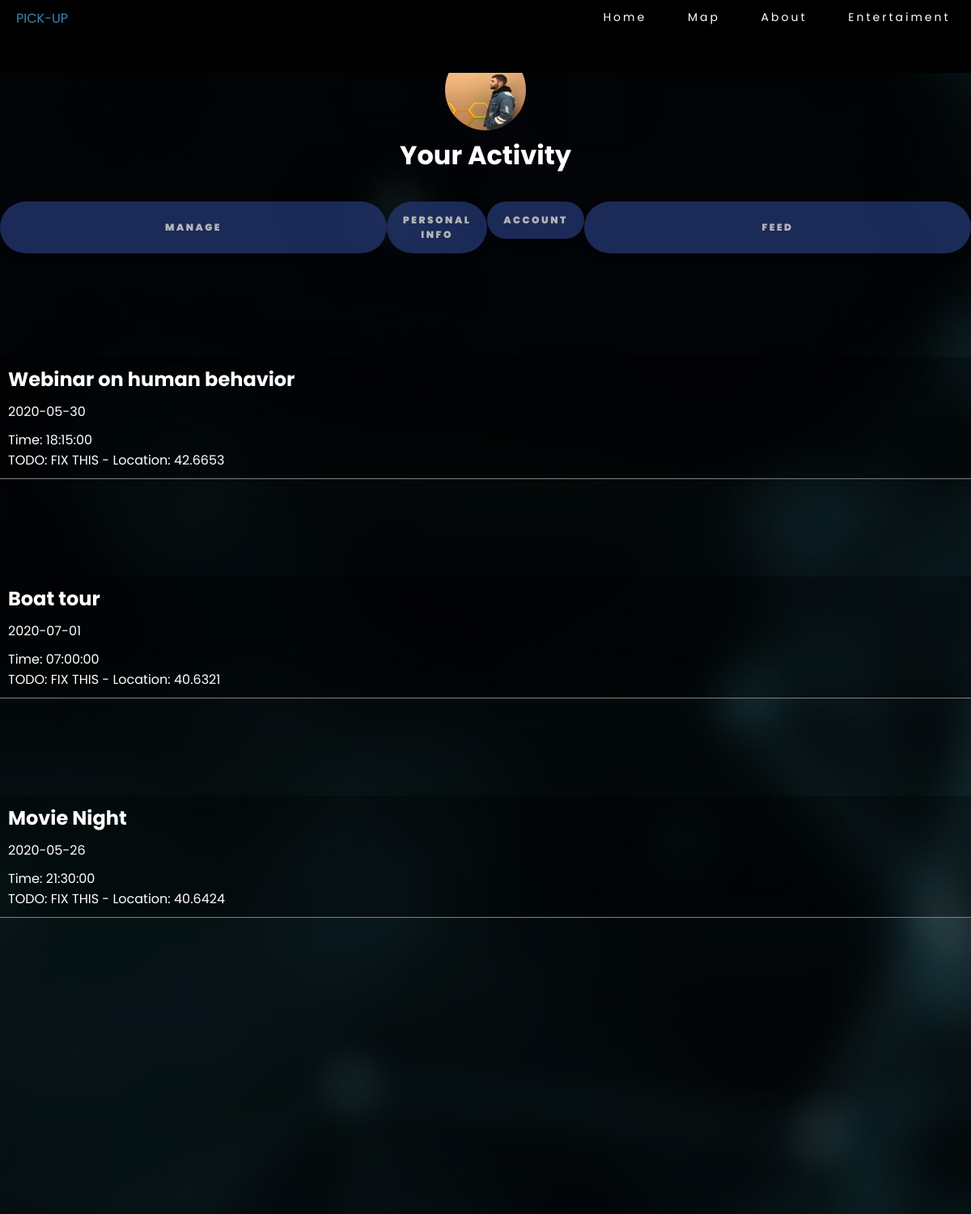
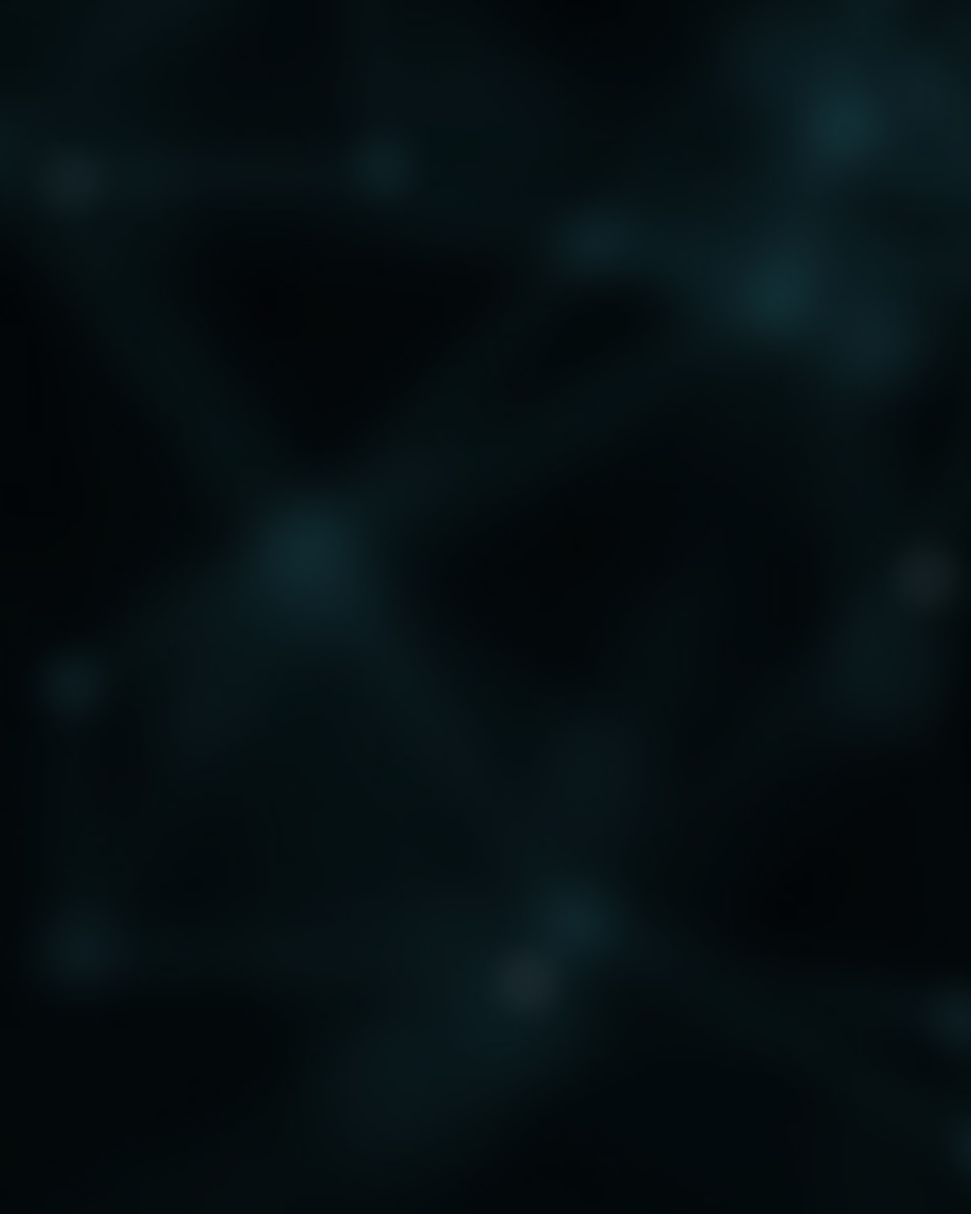
Page /your-activity.php (signed in) on the committed database (2 pictures, top to bottom).
### tables this page shows
CREATE TABLE `events` (
  `event_id` varchar(13) NOT NULL,
  `date_of_event` date NOT NULL,
  `time_of_event` time NOT NULL,
  `subject` varchar(30) DEFAULT NULL,
  `max_users` int(11) DEFAULT NULL,
  `duration_of_event` time DEFAULT NULL,
  `date_of_posting` timestamp NOT NULL DEFAULT CURRENT_TIMESTAMP ON UPDATE CURRENT_TIMESTAMP,
  `lat` float DEFAULT NULL,
  `lng` float DEFAULT NULL,
  `description` longtext NOT NULL,
  `creator` varchar(30) NOT NULL
);

### authenticate.php (called while the page is built, shortened)
<?php
require_once('database.php');
require_once('query_auth.php');
function get_username(){
    if(isset($_SESSION['username'])){
        $u = $_SESSION['username'];
        return $u;
    }
    else{
        return 'avatar';
    }
}
?>

### database.php (called while the page is built, shortened)
    <?php
	function db_connect(){
    $servername = "localhost";
    $username = "learta";
    $password = "123";
	$dbname = "cwtest1";
	$conn = mysqli_connect($servername, $username,$password,$dbname);
		return $conn;
	}
?>

### query_auth.php (called while the page is built, shortened)
<?php
function get_UserEvents($username)
{
    $conn = db_connect();
    $sql = "SELECT * from events
            where events.event_id in
            (select event_id from isin where user_id = '$username');";
    $result = $conn->query($sql);
    return makeEvent($result);
}
function makeEvent($result){
    if ($result->num_rows > 0) {
        $events = array();
        for ($x = 0; $x < $result->num_rows; $x++) {
            $row = $result->fetch_assoc();
            $event_id = $row["event_id"];
            $date = $row["date_of_event"];
            $time = $row["time_of_event"];
            $title = $row["subject"];
            $lat = $row["lat"];
            $lng = $row["lng"];
            $description = $row["description"];
            $creator = $row["creator"];
            $max_users = $row["max_users"];
            $event = new Event($event_id, $date, $time, $title, $lat,$lng,$description, $creator,$max_users);
            array_push($events, $event);
        }
        return $events;
    }
}
class Event
{
    public $event_id, $date, $time, $title, $lat, $lng, $description, $creator, $max_users;
    function __construct($event_id, $date, $time, $title, $lat, $lng, $description,$creator, $max_users)
    {
        $this->date = $date;
        $this->time = $time;
        $this->title = $title;
        $this->lat = $lat;
    }
    function get_date()
    {
        return $this->date;
    }
    function get_time()
    {
        return $this->time;
    }
    function get_lat()
    {
        return $this->lat;
    }
    function get_title()
    {
        return $this->title;
    }
}
?>

### your-activity.php (the view, shortened to what this page needs)
<!DOCTYPE html>
<html lang="en">
    <head>
         <link rel="stylesheet" href="loginstyle.css">
        <link rel="stylesheet" href="style.css">
        <link rel="stylesheet" href="accountstyle.css">
    </head>
    <body>
        <nav>
            <div class ="logo">
              PICK-UP
            </div>
        <ul class = "nav-links">
            <li> <a href = "landing.php"> Home</a></li>
            <li> <a href = "Map.php"> Map</a></li>
            <li> <a href = "about.html"> About</a></li>
            <li> <a href = "#"> Entertaiment</a></li>
        </ul>
        </nav>
<div class='accontainer'>
<br>
    <?php
  require_once('authenticate.php');
 $u = get_username();
 echo (isset($_SESSION['username']) ?  "<img class='circular--square' src='images/$u.jpg'style=' position: relative;
  width: 100px;
  height:100px;
  overflow: hidden;
  border-radius: 50%; margin-top:3%;'>" :  "<img class='circular--square' src='images/avatar.png' style='margin-top:2%;'>");
      ?>
    <br>
      <h1><?php echo (isset($_SESSION['username']) ?"<p style='color:;'>Your Activity</p>" : ""); ?></h1>
     <br>
      <div class="accnav">
        <button class="manage"><stong>Manage</stong></button>
        <?php
       echo (isset($_SESSION['username']) ? "<a href = 'personal-info.php'><button class='personal-info'>Personal Info</button></a>"
       :"<button class = 'personalinfo'>Personal Info</button>");
        ?>
                <?php
        echo (isset($_SESSION['username']) ? "<a href = 'account.php'><button class='account'>Account</button></a>"
        :"<button class = 'personalinfo'>Account</button>");
         ?>
        <button class = "feed">Feed</button>
    </div>
       <?php
                    require_once('query_auth.php');
                    $event = get_UserEvents($_SESSION['username']);
                    for ($x = 0; $x < sizeof($event) ;$x++) {
                   echo
                       '<div class="classevent'.$x.'" id="">
                        <section class="postsection">
                        <h1 style="#0077CC:">'
                        .$event[$x]->get_title().
                        '
                        </h1>
                        <p>'.$event[$x]->get_date().'</p>
                        <div>Time: '.$event[$x]->get_time().'
                        <br>
                            TODO: FIX THIS - Location: '.$event[$x]->get_lat().'
                        </div>
                        </div>
                        '; }
                    ?>
</div>
    </body>
</html>

### loginstyle.css (style rules this page uses)
body { font-family: Arial, Helvetica, sans-serif; }
button { padding: 14px 20px; margin: 8px 0; width: 100%; color: black; font-size: 11px; text-transform: uppercase; letter-spacing: 2.5px; font-weight: 1000; color: white; background-color: rgba(39, 59, 122); border: none; border-radius: 45px; box-shadow: 0px 8px 15px rgba(0, 0, 0, 0.1); transition: all 0.3s ease 0s; cursor: pointer; outline: none; opacity: .7; font-size: 12px; font-family: 'Poppins'; }

### style.css (style rules this page uses)
* { margin: 0px; padding: 0px; box-sizing: border-box; }
body { background-color: black !important; background-size: cover; background-attachment: fixed; font-family: 'Poppins' !important; }
nav { position: fixed; width: 100%; display: flex; justify-content: space-between; height: 90px; font-family: 'Poppins'; background-color: black; z-index: 1; }
.logo { margin-left: 20px; margin-top: 10px; color: rgb(59, 134, 184); }
.nav-links { margin-top: 0.7%; display: flex; justify-content: space-around; width: 40%; }
.nav-links li { list-style: none; font-family: 'Poppins', sans-serif; }
.nav-links a { color: skyblue; text-decoration: none; letter-spacing: 3px; font-size: 14px; font-family: 'Poppins', sans-serif; }
.postsection { display: grid; text-align: left; grid-gap: 10px; width: 100%; height: auto; margin: auto; margin-top: 10%; background-color: rgba(0, 0, 0, 0.3); color: white; padding: 10px; border-bottom: 1px solid gray; transition: all 3s; }
.circular--square { width: 30px; }
html { --color: #1b71f3; --bgColor: #1b71f3; --size: 20px; --border: calc(var(--size) * 0.125); --borderRadius: calc(var(--size) * 0.5); --labelSize: calc(var(--size) * 0.75); --margin: calc(var(--size) * 0.25); --marginLeft: calc(var(--size) + calc(var(--size) * 0.5)); }
a:link, a:visited { color: white; text-decoration: none; }

### accountstyle.css (style rules this page uses)
.accontainer { width: 100%; height: 3000px; align-items: center; text-align: center; font-family: Poppins; color: #fff; background-image: url(images/acclanding.jpg); background-size: cover; background-attachment: fixed; }
.accnav { width: 100%; display: flex; justify-content: space-around; }
img { height: 100px; }
.accnav { background-color: transparent; }

### rows in the picture
events: subject "Webinar on human behavior", date_of_event "2020-05-30", time_of_event "18:15:00", lat "42.6653"
events: subject "Boat tour", date_of_event "2020-07-01", time_of_event "07:00:00", lat "40.6321"
events: subject "Movie Night", date_of_event "2020-05-26", time_of_event "21:30:00", lat "40.6424"
